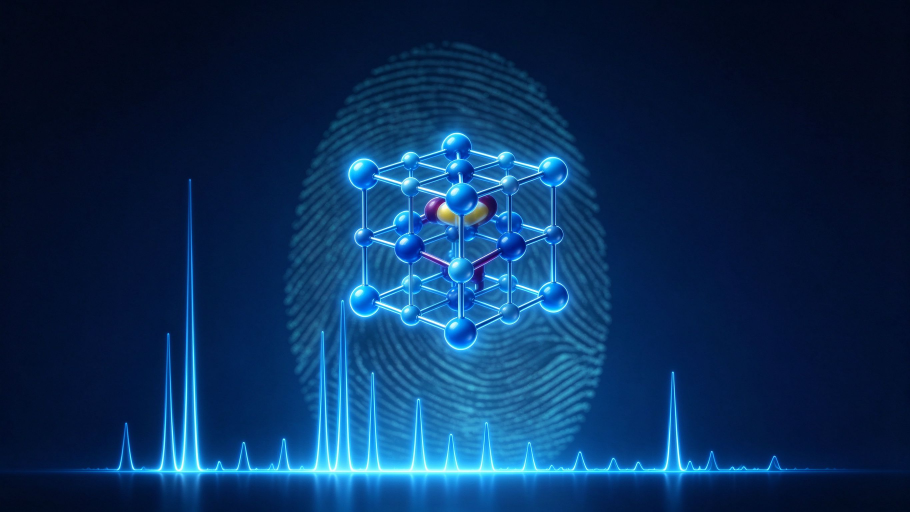
#> input picture assets/splash_backdrop.png, 2730 x 1536 px, found by its file name (shown at 1/3 size)
$ python compose_brand_assets.py
#> lines starting #> are read from the running program, lines starting #| are printed output that depends on the picture
"""Compose the branded splash screen from the backdrop artwork + the app logo.

The splash is a static PNG shipped in ``assets/`` and shown by
``xinmatch.ui.app._maybe_show_splash``; this script makes it reproducible so a
logo refresh does not need hand-editing the bitmap.

Design decision (2026-11-11): the splash is **version-agnostic** — no version
string is baked in, so the same bitmap is reused across releases (the About
box / installer already show the exact version). The output is a compact
**800×600** PNG (the old 2730×1536 was ~2.6 MB and dominated the repo's largest
tracked file); the backdrop is cover-resized (no aspect distortion) to fill the
frame.

Layout (800×600):

* backdrop  — the crystal/pattern illustration, untouched
* bottom-left — ``XinMatch`` wordmark + a short accent rule + tagline
* bottom-right — the logo plate, with a soft glow so it separates from the
  dark backdrop

Usage::

    python -m tools.compose_brand_assets \
        --backdrop assets/splash_backdrop.png --logo assets/logo_transparent.png \
        --out assets/splash.png
"""

from __future__ import annotations

import argparse
from pathlib import Path

from PIL import Image, ImageDraw, ImageFilter, ImageFont

FONT_DIR = Path(r"C:\Windows\Fonts")
#: 首选 Segoe UI（Win10/11 自带），缺失时退回 Arial / PIL 默认位图字体。
FONT_CANDIDATES = {
    "bold": ("segoeuib.ttf", "seguisb.ttf", "arialbd.ttf"),
    "regular": ("segoeui.ttf", "arial.ttf"),
}


def _font(kind: str, size: int) -> ImageFont.FreeTypeFont | ImageFont.ImageFont:
    for name in FONT_CANDIDATES[kind]:
        path = FONT_DIR / name
        if path.is_file():
            return ImageFont.truetype(str(path), size)
    return ImageFont.load_default()


def _cover_resize(img: Image.Image, tw: int, th: int) -> Image.Image:
    """Resize *img* so it covers (tw, th) then center-crop — no distortion."""
#> called with tw = 800, th = 600
    src_w, src_h = img.size
#> src_w = 2730; src_h = 1536
    scale = max(tw / src_w, th / src_h)
#> scale = 0.391
    new_w, new_h = int(round(src_w * scale)), int(round(src_h * scale))
#> new_w = 1066; new_h = 600
    resized = img.resize((new_w, new_h), Image.LANCZOS)
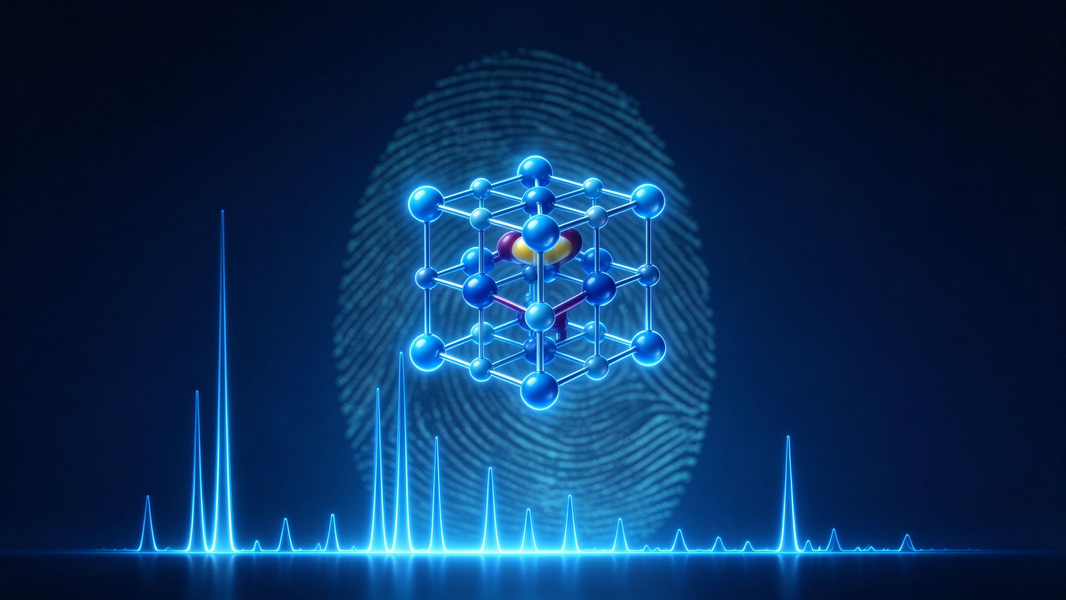
#> resized: PIL image 1066x600 RGBA; mean R, G, B, A 10.8, 46.5, 87.9, 255
    left = (new_w - tw) // 2
#> left = 133
    top = (new_h - th) // 2
#> top = 0
    return resized.crop((left, top, left + tw, top + th))
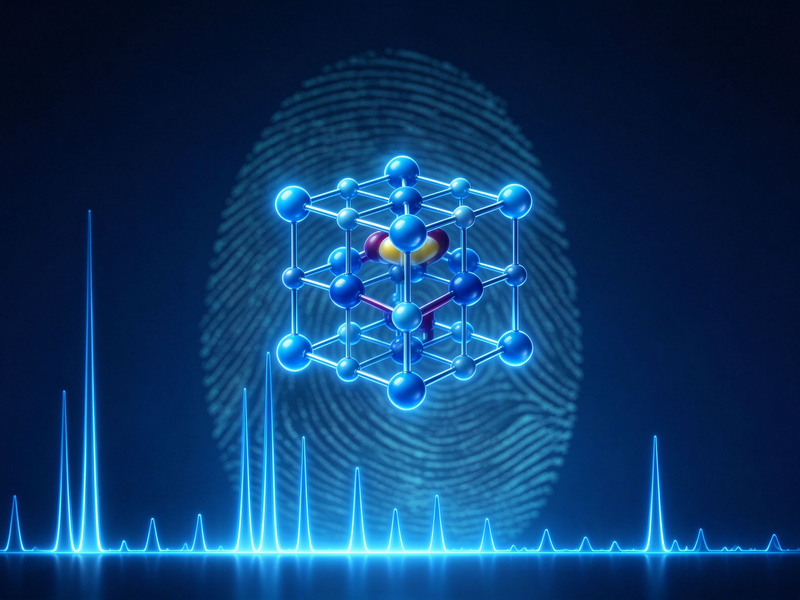
#> returned value: PIL image 800x600 RGBA; mean R, G, B, A 13.5, 57, 103, 255


def _plate_with_glow(logo: Image.Image, size: int) -> Image.Image:
    """Resize the logo plate and add a soft outer glow on a padded canvas."""
    plate = logo.convert("RGBA").resize((size, size), Image.LANCZOS)
    pad = int(size * 0.22)
    canvas = Image.new("RGBA", (size + 2 * pad, size + 2 * pad), (0, 0, 0, 0))
    # Glow = the plate's alpha, blurred and tinted white; drawn under the plate.
    glow = Image.new("RGBA", canvas.size, (0, 0, 0, 0))
    glow.paste((255, 255, 255, 110), (pad, pad, pad + size, pad + size),
               plate.getchannel("A"))
    glow = glow.filter(ImageFilter.GaussianBlur(size * 0.10))
    canvas = Image.alpha_composite(canvas, glow)
    canvas.paste(plate, (pad, pad), plate)
    return canvas


def main() -> None:
    ap = argparse.ArgumentParser()
    ap.add_argument("--backdrop", type=Path, default=Path("assets/splash_backdrop.png"))
    ap.add_argument("--logo", type=Path, default=Path("assets/logo_transparent.png"))
    ap.add_argument("--out", type=Path, default=Path("assets/splash.png"))
    ap.add_argument("--size", default="800x600",
                    help="输出尺寸 WxH（默认 800x600，紧凑且不变形）")
    args = ap.parse_args()

    tw, th = (int(x) for x in args.size.lower().split("x"))
    if tw <= 0 or th <= 0:
        raise SystemExit(f"--size 必须是正数 WxH，收到 {args.size!r}")

    base = _cover_resize(Image.open(args.backdrop).convert("RGBA"), tw, th)
    w, h = base.size
#> w = 800; h = 600
#> (the run stopped early here; a loop or call above may not have finished)
